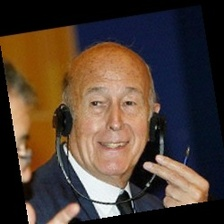
#> input picture backend/data/processed_data/normal/normal_0044_Valery_Giscard_dEstaing_Valery_Giscard_dEstaing_0004.jpg, 224 x 224 px; its folder holds only this picture in this run
$ python quick_train.py
#> lines starting #> are read from the running program, lines starting #| are printed output that depends on the picture
#!/usr/bin/env python3
"""
Quick AI Training for Facial Paralysis Detection
"""

import os
import numpy as np
from pathlib import Path
from PIL import Image
from sklearn.ensemble import RandomForestClassifier
from sklearn.model_selection import train_test_split
from sklearn.metrics import accuracy_score, classification_report
import joblib
import json

def main():
    print("Starting Quick AI Training...")

    # Setup
    data_dir = Path('data')
    models_dir = Path('models')
    models_dir.mkdir(exist_ok=True)

    # Load images
    print("Loading images...")
    X = []
    y = []

    # Load normal images
    normal_dir = data_dir / 'train' / 'normal'
    if normal_dir.exists():
        for img_path in normal_dir.glob('*.jpg'):
            try:
                with Image.open(img_path) as img:
#> img is the input picture: PIL image 224x224 RGB; mean R, G, B 79.4, 63, 52.3
                    img = img.convert('RGB').resize((32, 32), Image.Resampling.LANCZOS)
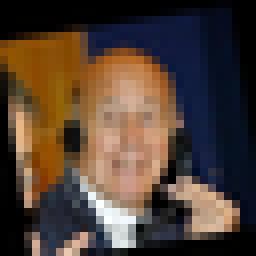
#> img: PIL image 32x32 RGB (shown 8 times larger); mean R, G, B 79.7, 63.3, 52.5
                    X.append(np.array(img).flatten())
                    y.append(0)  # normal
            except:
                continue

    # Load paralysis images
    paralysis_dir = data_dir / 'train' / 'paralysis'
    if paralysis_dir.exists():
        for img_path in paralysis_dir.glob('*.jpg'):
            try:
                with Image.open(img_path) as img:
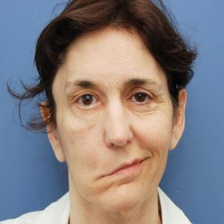
#> input picture backend/data/processed_data/paralysis/paralysis_0066_b-22-300x277.jpg, 224 x 224 px
#> img is the input picture: PIL image 224x224 RGB; mean R, G, B 132, 126.6, 129.2
                    img = img.convert('RGB').resize((32, 32), Image.Resampling.LANCZOS)
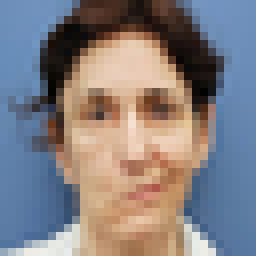
#> img: PIL image 32x32 RGB (shown 8 times larger); mean R, G, B 132, 126.5, 129.2
                    X.append(np.array(img).flatten())
                    y.append(1)  # paralysis
            except:
                continue

    X = np.array(X)
    y = np.array(y)

    print(f"Loaded {len(X)} images")
#| Loaded 2 images
    print(f"Normal: {sum(y == 0)}, Paralysis: {sum(y == 1)}")

    if len(X) == 0:
        print("No images found!")
        return

    # Split data
    X_train, X_test, y_train, y_test = train_test_split(X, y, test_size=0.2, random_state=42)
#> y_train = [0]; y_test = [1]

    # Train model
    print("Training AI model...")
    model = RandomForestClassifier(n_estimators=50, random_state=42)
    model.fit(X_train, y_train)

    # Test model
    y_pred = model.predict(X_test)
#> y_pred = [0]
    accuracy = accuracy_score(y_test, y_pred)
#> accuracy = 0

    print(f"AI Model Accuracy: {accuracy:.4f}")
#| AI Model Accuracy: 0.0000
    print("\nClassification Report:")
    print(classification_report(y_test, y_pred, target_names=['Normal', 'Paralysis']))
#|               precision    recall  f1-score   support
#|       Normal       0.00      0.00      0.00       0.0
#|    Paralysis       0.00      0.00      0.00       1.0
#|     accuracy                           0.00       1.0
#|    macro avg       0.00      0.00      0.00       1.0
#| weighted avg       0.00      0.00      0.00       1.0

    # Save model
    joblib.dump(model, 'models/ai_model.pkl')

    # Save info
    info = {
        'accuracy': float(accuracy),
        'total_images': len(X),
        'normal_images': int(sum(y == 0)),
        'paralysis_images': int(sum(y == 1)),
        'model_type': 'RandomForest'
    }
#> info = {'accuracy': 0, 'total_images': 2, 'normal_images': 1, 'paralysis_images': 1, 'model_type': 'RandomForest'}

    with open('models/model_info.json', 'w') as f:
        json.dump(info, f, indent=2)

    print("\n✅ AI Training Complete!")
    print("Model saved to: models/ai_model.pkl")
    print(f"Accuracy: {accuracy:.4f}")
#| Accuracy: 0.0000

if __name__ == "__main__":
    main()
